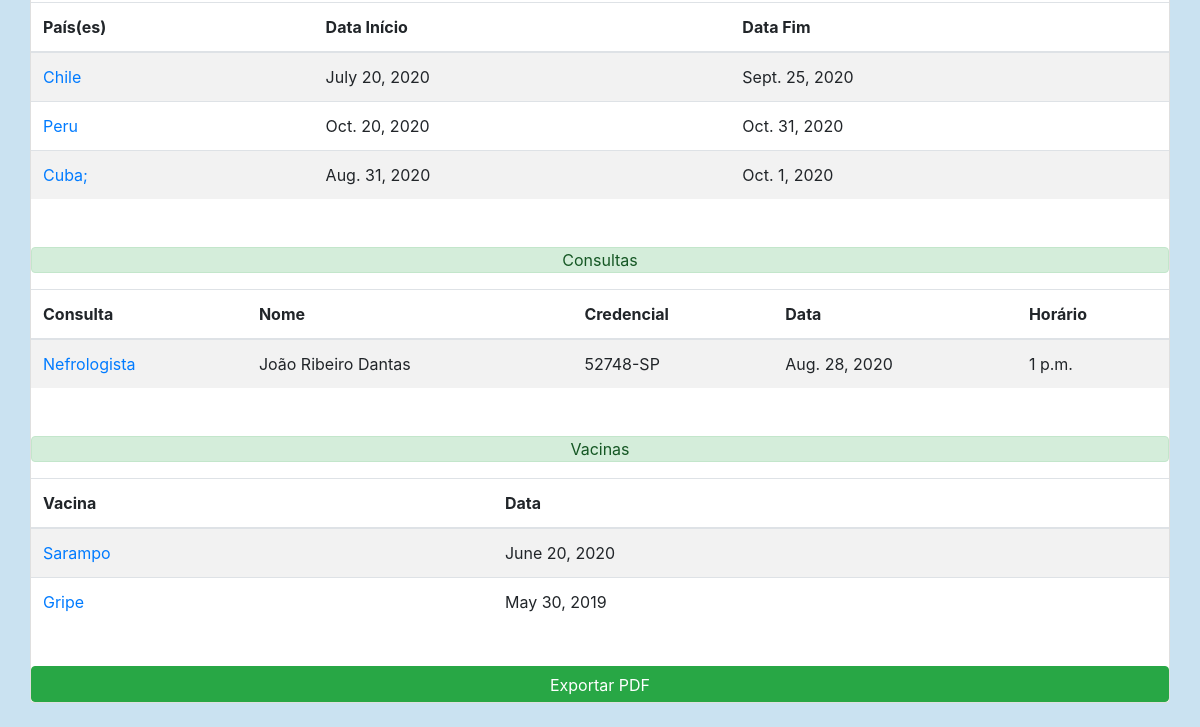
Page /Templates/profile/ (signed in, lower part) on the earlier database version.
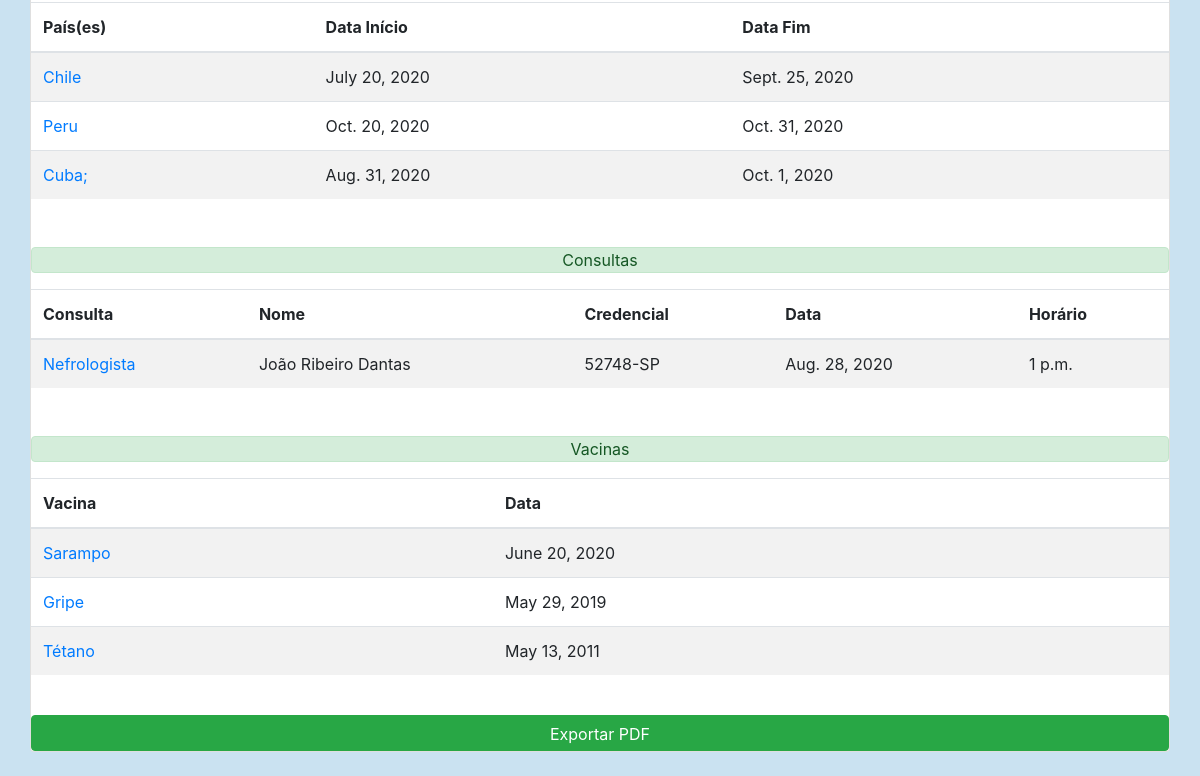
Same page on the later database version.
### server_app/models.py (models this page shows, shortened)
class UserTrip(models.Model):
    user             = models.ForeignKey(User, on_delete=models.CASCADE)
    trip_country_trp = models.CharField(max_length=300)
    init_date_trp    = models.DateField()
    end_date_trp     = models.DateField()
    slug             = models.SlugField(default='slug')
    objects = models.Manager()

class UserAppoint(models.Model):
    user                = models.ForeignKey(User, on_delete=models.CASCADE)
    appoint_espec_apt   = models.CharField(max_length=50)
    appoint_date_apt    = models.DateField()
    appoint_time_apt    = models.TimeField()
    appoint_nmed_apt    = models.CharField(max_length=50)
    appoint_credenc_apt = models.CharField(max_length=20)
    slug                = models.SlugField(default='slug')
    objects = models.Manager()

class UserVaccine(models.Model):
    user             = models.ForeignKey(User, on_delete=models.CASCADE)
    vaccine_name_vac = models.CharField(max_length=200)
    vaccine_date_vac = models.DateField()
    slug             = models.SlugField(default='slug')
    objects = models.Manager()

### server_app/views.py (the view)
@method_decorator(login_required(login_url="/logout/"), name='dispatch')
class ProfileListView(ListView):
    template_name = 'profile.html'
    model = UserMedication
    context_object_name = 'med'
    def get_queryset(self):
        queryset = super(ProfileListView, self).get_queryset()
        queryset = queryset.filter(user=self.request.user)
        return queryset
    def get_context_data(self, **kwargs):
        kwargs['userprof'] = UserProfile.objects.get(user=self.request.user)
        kwargs['trip'] = UserTrip.objects.filter(user=self.request.user)
        kwargs['vac'] = UserVaccine.objects.filter(user=self.request.user)
        kwargs['appoint'] = UserAppoint.objects.filter(user=self.request.user)
        kwargs['diet'] = UserDiet.objects.filter(user=self.request.user)
        return super(ProfileListView, self).get_context_data(**kwargs)

### Templates/profile.html (shortened to what this page needs)
<!DOCTYPE html>
{% extends 'base.html' %}
    {% block content %}
        {% load static %}
    </head>
    <body class="profile-screen">
        <section class="container-fluid">
            <div class="col-12 mt-3 mb-4">
                <div class="card" id="card-opacity">
                    <div class="overflow-auto">
                        <table class="table table-striped overflow-auto mb-5">
                            <thead>
                                <tr>
                                    <th>País(es)</th>
                                    <th>Data Início</th>
                                    <th>Data Fim</th>
                                </tr>
                            </thead>
                            <tbody>
                                {% for usertrip in trip %}
                                <tr>
                                    <td><a href="{% url 'temp:trip_detail' pk=usertrip.pk slug=usertrip.slug %}">{{ usertrip.trip_country_trp }}</a></td>
                                    <td>{{ usertrip.init_date_trp }}</td>
                                    <td>{{ usertrip.end_date_trp }}</td>
                                </tr>
                                {% endfor %}
                            </tbody>
                        </table>
                    </div>
                    <div class="overflow-auto">
                        <table class="table table-striped overflow-auto mb-5">
                            <thead>
                                <tr>
                                    <div class="alert alert-success pt-0 pb-0 col-12" style="text-align: center;">Consultas</div>
                                    <th>Consulta</th>
                                    <th>Nome</th>
                                    <th>Credencial</th>
                                    <th>Data</th>
                                    <th>Horário</th>
                                </tr>
                            </thead>
                            <tbody>
                                {% for userappoint in appoint %}
                                <tr>
                                    <td><a href="{% url 'temp:appoint_detail' pk=userappoint.pk slug=userappoint.slug %}">{{ userappoint.appoint_espec_apt }}</a></td>
                                    <td>{{ userappoint.appoint_nmed_apt }}</td>
                                    <td>{{ userappoint.appoint_credenc_apt }}</td>
                                    <td>{{ userappoint.appoint_date_apt }}</td>
                                    <td>{{ userappoint.appoint_time_apt }}</td>
                                </tr>
                                {% endfor %}
                            </tbody>
                        </table>
                    </div>
                    <div class="overflow-auto">
                        <table class="table table-striped overflow-auto">
                            <thead>
                                <tr>
                                    <div class="alert alert-success pt-0 pb-0 col-12" style="text-align: center;">Vacinas</div>
                                    <th scope="col-3">Vacina</th>
                                    <th scope="col-2">Data</th>
                                </tr>
                            </thead>
                            <tbody>
                                {% for uservac in vac %}
                                <tr>
                                    <td><a href="{% url 'temp:vaccine_detail' pk=uservac.pk slug=uservac.slug %}">{{ uservac.vaccine_name_vac }}</a></td>
                                    <td>{{ uservac.vaccine_date_vac }}</td>
                                </tr>
                                {% endfor %}
                            </tbody>
                        </table>
                    </div>
                    <a href="javascript:window.print();" class="btn btn-success col-12 mt-4 pb-1">Exportar PDF</a>
                </div>
            </div>
        </section>
        {% endblock %}

### Templates/base.html (shortened to what this page needs)
<!DOCTYPE html>
<html lang="eng">
    {% load pwa %}
    {% load static %}
    <head>
        <link rel="stylesheet" href="https://stackpath.bootstrapcdn.com/bootstrap/4.3.1/css/bootstrap.min.css"
>
        <link rel="stylesheet" type="text/css" href="{% static 'css/screens.css' %}">
        <link rel="stylesheet" href="https://maxcdn.bootstrapcdn.com/bootstrap/4.0.0/css/bootstrap.min.css">
        <link rel="stylesheet" href="https://maxcdn.bootstrapcdn.com/bootstrap/4.0.0/css/bootstrap.min.css">
        <link href="https://unpkg.com/gijgo@1.9.13/css/gijgo.min.css" rel="stylesheet" type="text/css" />
        {% block content %}
        {% endblock %}

### static/css/screens.css (style rules this page uses)
.msg-text, .profile-screen, .edit-profile, .medication-screen, .diet-screen, .appointment-screen, .exercise-screen, .home-screen, .stresslevel-screen { background-color: rgb(202, 226, 241); }
.table { text-align: left; }

Differences in the rows shown:
changed UserVaccine "Gripe": vaccine_date_vac "May 30, 2019" → "May 29, 2019"
added UserVaccine: vaccine_name_vac "Tétano", vaccine_date_vac "May 13, 2011"
